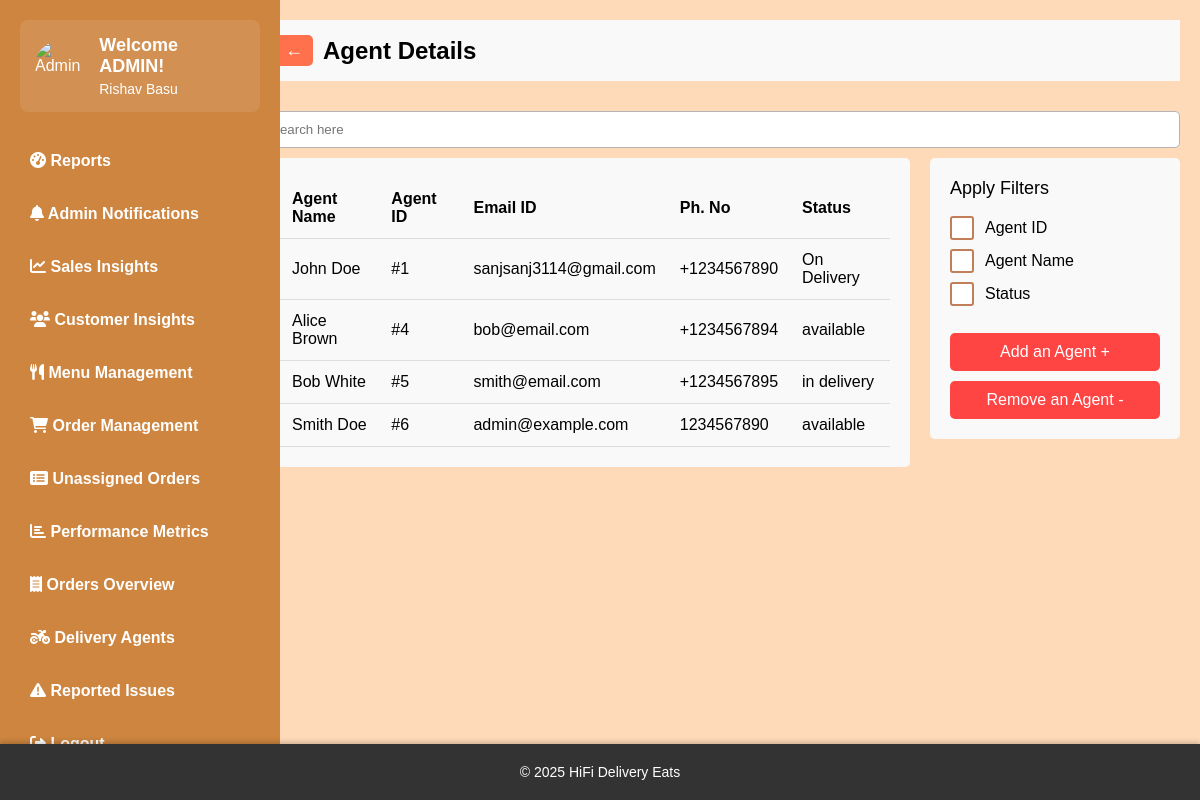
Page /staff-details on the committed database.
### tables this page shows
CREATE TABLE Delivery_agents (
        id INTEGER PRIMARY KEY,
        name TEXT NOT NULL,
        status TEXT NOT NULL,
        FOREIGN KEY (id) REFERENCES Users(user_id),
        FOREIGN KEY (name) REFERENCES Users(full_name)
    );

CREATE TABLE users (
        user_id INTEGER PRIMARY KEY AUTOINCREMENT,
        email TEXT UNIQUE NOT NULL,
        password_hash TEXT NOT NULL,
        full_name TEXT,
        phone_number TEXT,
        created_at TIMESTAMP DEFAULT CURRENT_TIMESTAMP,
        updated_at TIMESTAMP DEFAULT CURRENT_TIMESTAMP,
        last_login TIMESTAMP,
        is_active BOOLEAN DEFAULT TRUE,
        is_admin INTEGER DEFAULT 0,
        is_delivery_boy INTEGER DEFAULT 0,
        role_id INTEGER,
        FOREIGN KEY(role_id) REFERENCES roles(role_id)
    );

### app.py (the view)
@app.route('/staff-details')
def staff_list():
    conn = get_db_connection()
    staff_data = {}
    cursor = conn.execute('''
        SELECT da.id, da.name, da.status, u.email, u.phone_number as phone, u.created_at
        FROM Delivery_agents da
        JOIN Users u ON da.id = u.user_id''')
    staff_data = []
    for row in cursor:
        staff_data.append({
            'id': str(row['id']),
            'name': row['name'],
            'email': row['email'],
            'phone': row['phone'],
            'status': row['status']
        })
    conn.close()
    return render_template('staff_list.html', staff_data=staff_data)

### app.py (called while the page is built)
@app.teardown_appcontext
def close_connection(exception):
    db = getattr(g, '_database', None)
    if db is not None:
        db.close()

def get_db_connection():
    conn = sqlite3.connect("existing_database.db")
    conn.row_factory = sqlite3.Row
    return conn

### templates/staff_list.html (shortened to what this page needs)
{% extends 'base.html' %}
{% block extra_css %}
<link rel="stylesheet" href="{{ url_for('static', filename='css/staff_list.css') }}">
{% endblock %}
{% block content %}
<div class="header">
    <button class="back-btn">←</button>
    <h1>Agent Details</h1>
</div>
<input type="text" placeholder="Search here" class="search-bar">
<div class="content-wrapper">
    <div class="staff-table">
        <table>
            <thead>
                <tr>
                    <th>Agent Name</th>
                    <th>Agent ID</th>
                    <th>Email ID</th>
                    <th>Ph. No</th>
                    <th>Status</th>
                </tr>
            </thead>
            <tbody>
                {% for staff in staff_data %}
                <tr>
                    <td><a href="{{ url_for('staff_details', agent_id=staff.id) }}" class="staff-name">{{ staff.name }}</a></td>
                    <td>#{{ staff.id }}</td>
                    <td>{{ staff.email }}</td>
                    <td>{{ staff.phone }}</td>
                    <td>{{ staff.status }}</td>
                </tr>
                {% endfor %}
            </tbody>
        </table>
    </div>
    <div class="filters">
        <div class="filter-title">Apply Filters</div>
        <div class="filter-item">
            <label for="agent-id">Agent ID</label>
        </div>
        <div class="filter-item">
            <label for="agent-name">Agent Name</label>
        </div>
        <div class="filter-item">
            <label for="status">Status</label>
        </div>
        <div class="action-buttons">
            <a href="" class="action-button add">Add an Agent +</a>
            <a href="" class="action-button remove">Remove an Agent -</a>
        </div>
    </div>
</div>
{% endblock %}

### static/css/staff_list.css (style rules this page uses)
.header { display: flex; align-items: center; gap: 10px; margin-bottom: 20px; background-color: #f9f9f9; padding: 15px; }
.back-btn { font-size: 18px; padding: 5px 10px; cursor: pointer; background-color: #ff704d; color: white; border: none; border-radius: 5px; }
h1 { margin: 0; font-size: 24px; }
.search-bar { padding: 10px; width: 100%; max-width: 950px; border: 1px solid #b5b3b3; border-radius: 5px; margin: 10px 0; }
.content-wrapper { display: flex; gap: 20px; }
.staff-table { flex: 1; background-color: #f9f9f9; padding: 20px; border-radius: 5px; }
table { width: 100%; border-collapse: collapse; }
th, td { padding: 12px; text-align: left; border-bottom: 1px solid #ddd; }
.staff-name { color: #000; text-decoration: none; }
.filters { width: 250px; background-color: #f9f9f9; padding: 20px; border-radius: 5px; height: fit-content; }
.filter-title { font-size: 18px; font-weight: 500; margin-bottom: 20px; }
.filter-item { margin: 15px 0; display: flex; align-items: center; }
.filter-item label { position: relative; padding-left: 35px; cursor: pointer; font-size: 16px; user-select: none; }
.filter-item label:before { content: ''; position: absolute; left: 0; top: 50%; transform: translateY(-50%); width: 20px; height: 20px; border: 2px solid #c17f59; background-color: white; border-radius: 3px; }
.action-buttons { margin-top: 30px; display: flex; flex-direction: column; gap: 10px; }
.action-button { padding: 10px; border: none; border-radius: 5px; color: white; cursor: pointer; text-align: center; text-decoration: none; font-size: 16px; background-color: #ff4444; transition: background-color 0.3s; }

### static/css/base.css (style rules this page uses)
* { margin: 0; padding: 0; box-sizing: border-box; font-family: Arial, sans-serif; }

### rows in the picture
Delivery_agents: name "John Doe", id "1", email "sanjsanj3114@gmail.com", phone "+1234567890", status "On Delivery"
Delivery_agents: name "Alice Brown", id "4", email "bob@email.com", phone "+1234567894", status "available"
Delivery_agents: name "Bob White", id "5", email "smith@email.com", phone "+1234567895", status "in delivery"
Delivery_agents: name "Smith Doe", id "6", email "admin@example.com", phone "1234567890", status "available"
